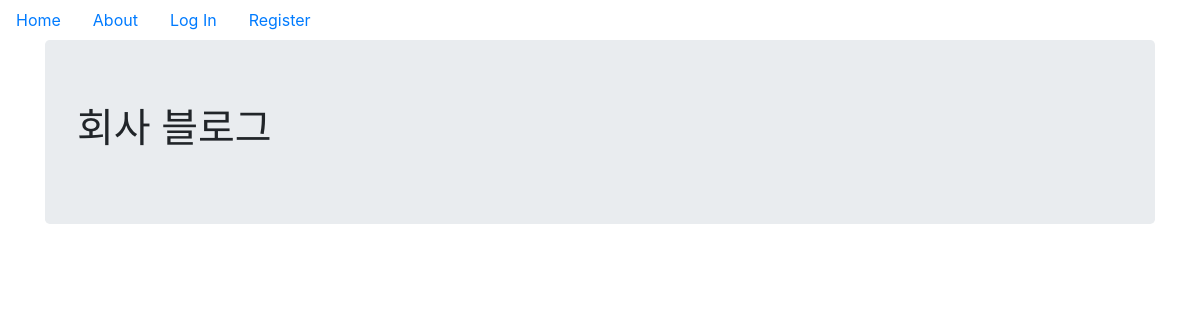
Before: / with the older database file.
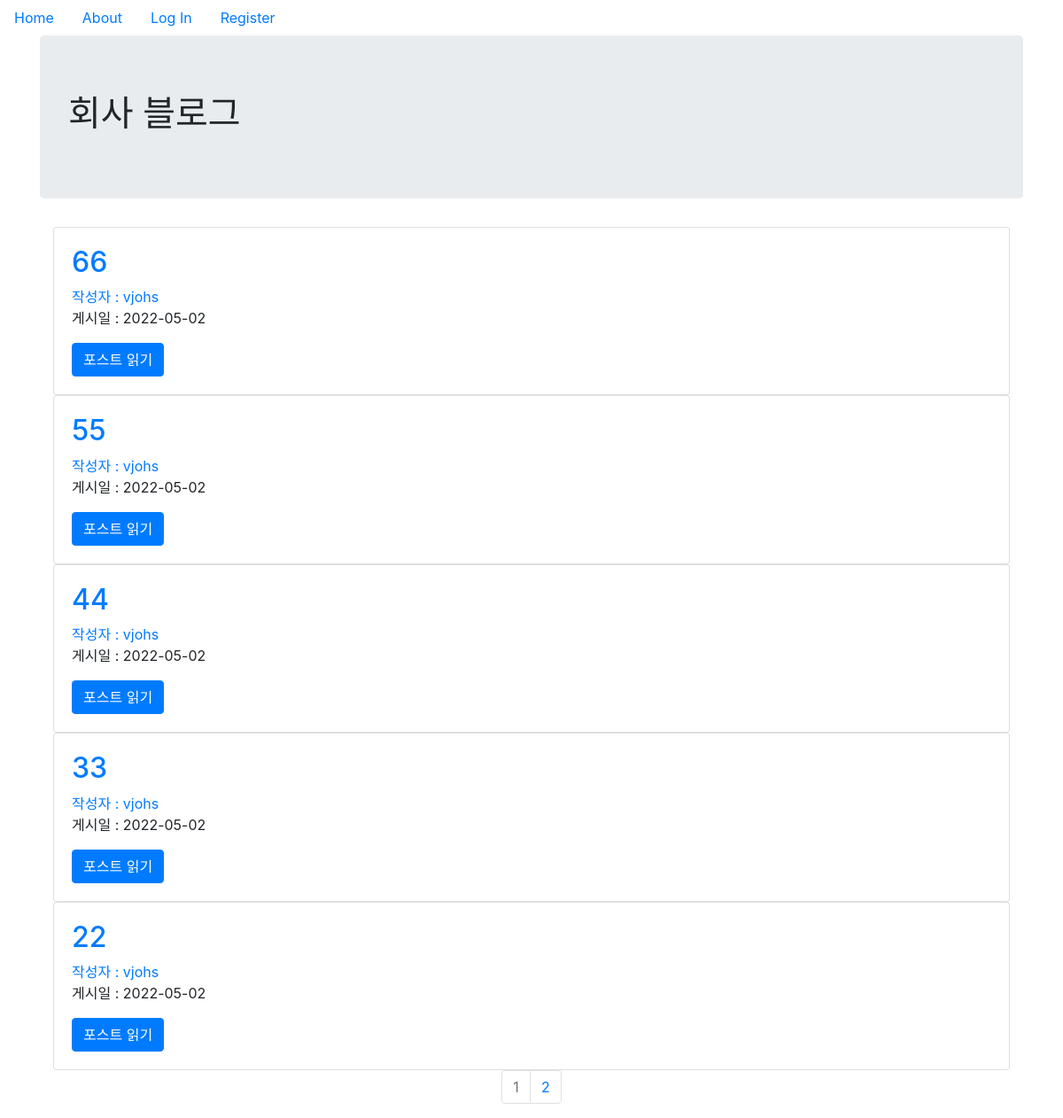
After: the same page with the newer database file.
### blog/models.py (models this page shows, shortened)
class Post(db.Model):
    user = db.relationship(User)
    id = db.Column(db.Integer, primary_key=True)
    user_id = db.Column(db.Integer, db.ForeignKey('users.id'), nullable=False)
    date = db.Column(db.DateTime, nullable=False, default=datetime.utcnow)
    title = db.Column(db.String(140), nullable=False)
    text = db.Column(db.Text, nullable=False)

class User(db.Model, UserMixin):
    __tablename__ = 'users'
    id = db.Column(db.Integer, primary_key=True)
    profile_image = db.Column(db.String(64), nullable=False, default='default_profile.png')
    email = db.Column(db.String(64), unique=True, index=True)
    username = db.Column(db.String(64), unique=True, index=True)
    password_hash = db.Column(db.String(128))
    posts = db.relationship('Post', backref='author', lazy=True)

### blog/core/views.py (the view)
@core.route('/')
def index():
    page = request.args.get('page', 1, type=int)
    posts = Post.query.order_by(Post.date.desc()).paginate(page=page, per_page=5)
    return render_template('index.html', posts=posts)

### blog/templates/index.html
{% extends "base.html" %}
{% block content %}
<div class="jumbotron">
    <h1>회사 블로그</h1>
</div>
<div class="container">
    {% for post in posts.items %}
    <div class="card">
        <div class="card-body">
            <h2><a href="card-title" href="{{url_for('posts.post', post_id=post.id)}}">{{post.title}}</a></h2>
            <a href="{{url_for('users.user_posts', username=post.author.username)}}">작성자 : {{post.author.username}}</a>
            <p>게시일 : {{post.date.strftime('%Y-%m-%d')}}</p>
            <a class="btn btn-primary" href="{{url_for('posts.post', post_id=post.id)}}">포스트 읽기</a>
        </div>
    </div>
    {% endfor %}
</div>
<nav aria-label="Page Navigation example">
    <ul class="pagination justify-content-center">
        {% for page_num in posts.iter_pages(left_edge=1, right_edge=1, left_current=1, right_current=1) %}
        {% if posts.page == page_num %}
        <li class="page-item disabled">
            <a class="page-link"
                href="{{url_for('core.index', page=page_num)}}">{{page_num}}</a>
        </li>
        {% else %}
        <li class="page-item">
            <a class="page-link"
                href="{{url_for('core.index', page=page_num)}}">{{page_num}}</a>
        </li>
        {% endif %}
        {% endfor %}
    </ul>
</nav>
{% endblock %}

### blog/templates/base.html (shortened to what this page needs)
<!DOCTYPE html>
<html lang="ko">
<head>
    <link
      rel="stylesheet"
      href="https://cdn.jsdelivr.net/npm/bootstrap@4.6.1/dist/css/bootstrap.min.css"
    />
</head>
<body>
    <ul class="nav">
        <li class="nav-link">
            <a href="{{url_for('core.index')}}">Home</a>
        </li>
        <li class="nav-link">
            <a href="{{url_for('core.info')}}">About</a>
        </li>
        {% if current_user.is_authenticated %}
        <li class="nav-link">
            <a href="{{url_for('users.logout')}}">Log Out</a>
        </li>
        <li class="nav-link">
            <a href="{{url_for('users.account')}}">Account</a>
        </li>
        <li class="nav-link">
            <a href="{{url_for('posts.create')}}">Create Post</a>
        </li>
        {% else %}
        <li class="nav-link">
            <a href="{{url_for('users.login')}}">Log In</a>
        </li>
        <li class="nav-link">
            <a href="{{url_for('users.register')}}">Register</a>
        </li>
        {% endif %}
    </ul>
    <div class="container">
        {% block content %}
        {% endblock %}
    </div>
</body>
</html>

Changed rows visible on the page:
added Post: title "66", author.username "vjohs", date "2022-05-02"
added Post: title "55", author.username "vjohs", date "2022-05-02"
added Post: title "44", author.username "vjohs", date "2022-05-02"
added Post: title "33", author.username "vjohs", date "2022-05-02"
added Post: title "22", author.username "vjohs", date "2022-05-02"
Other visible differences:
new list line: "1"
new list line: "2"
